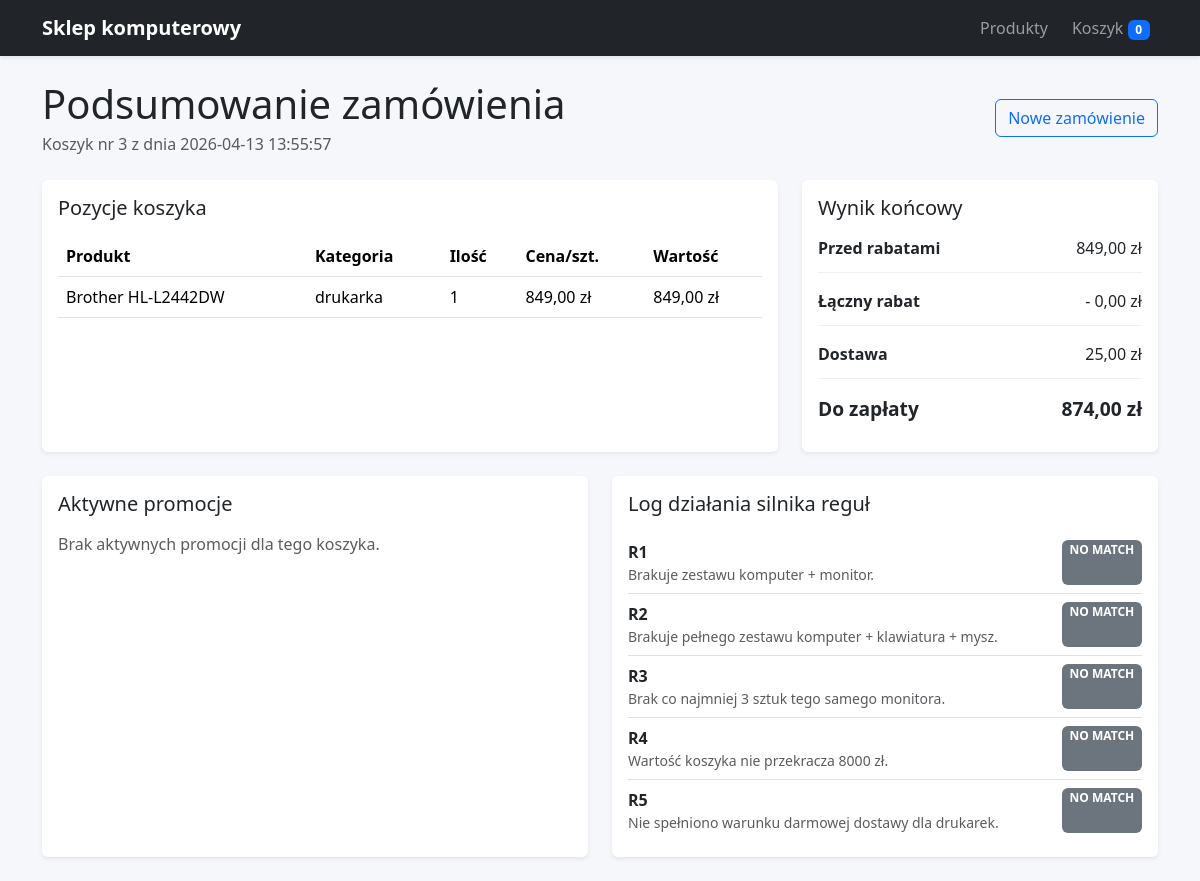
The app's page /summary/3 with its own data.
### app/models.py (models this page shows, shortened)
class Cart(db.Model):
    __tablename__ = "cart"
    id = db.Column(db.Integer, primary_key=True)
    created_at = db.Column(db.DateTime, default=datetime.utcnow, nullable=False)
    total_before = db.Column(db.Numeric(10, 2), nullable=False, default=Decimal("0.00"))
    total_after = db.Column(db.Numeric(10, 2), nullable=False, default=Decimal("0.00"))
    shipping_cost = db.Column(db.Numeric(10, 2), nullable=False, default=Decimal("0.00"))
    total_discount = db.Column(db.Numeric(10, 2), nullable=False, default=Decimal("0.00"))
    items = db.relationship("CartItem", back_populates="cart", cascade="all, delete-orphan")
    promotion_results = db.relationship(
        "PromotionResult", back_populates="cart", cascade="all, delete-orphan"
    )
    rule_logs = db.relationship("RuleLog", back_populates="cart", cascade="all, delete-orphan")

class CartItem(db.Model):
    __tablename__ = "cart_item"
    id = db.Column(db.Integer, primary_key=True)
    cart_id = db.Column(db.Integer, db.ForeignKey("cart.id"), nullable=False)
    product_id = db.Column(db.Integer, db.ForeignKey("product.id"), nullable=False)
    quantity = db.Column(db.Integer, default=1, nullable=False)
    unit_price = db.Column(db.Numeric(10, 2), nullable=False)
    cart = db.relationship("Cart", back_populates="items")
    product = db.relationship("Product")

class Product(db.Model):
    __tablename__ = "product"
    id = db.Column(db.Integer, primary_key=True)
    name = db.Column(db.String(120), nullable=False)
    category = db.Column(db.String(50), nullable=False)
    brand = db.Column(db.String(50))
    price = db.Column(db.Numeric(10, 2), nullable=False)
    active = db.Column(db.Boolean, default=True, nullable=False)

class RuleLog(db.Model):
    __tablename__ = "rule_log"
    id = db.Column(db.Integer, primary_key=True)
    cart_id = db.Column(db.Integer, db.ForeignKey("cart.id"), nullable=False)
    rule_code = db.Column(db.String(20), nullable=False)
    matched = db.Column(db.Boolean, nullable=False, default=False)
    note = db.Column(db.Text, nullable=False)
    cart = db.relationship("Cart", back_populates="rule_logs")

### app/routes.py (the view)
@main_bp.route("/summary/<int:cart_id>")
def summary(cart_id: int):
    cart = Cart.query.get_or_404(cart_id)
    logs = sorted(cart.rule_logs, key=lambda log: (log.rule_code, not log.matched))
    return render_template("summary.html", cart=cart, logs=logs)

### app/__init__.py (called while the page is built)
def register_template_filters(app: Flask) -> None:
    @app.template_filter("money")
    def money_filter(value) -> str:
        amount = Decimal(value or 0).quantize(Decimal("0.01"))
        formatted = f"{amount:,.2f}".replace(",", " ").replace(".", ",")
        return f"{formatted} zł"

### app/routes.py (called while the page is built)
@main_bp.app_context_processor
def inject_cart_summary():
    return {"cart_count": get_cart_count()}

### app/services/cart_service.py (called while the page is built)
def get_raw_cart() -> dict[str, int]:
    return session.get(SESSION_CART_KEY, {})

def get_cart_count() -> int:
    return sum(get_raw_cart().values())

### app/templates/summary.html (shortened to what this page needs)
{% extends 'base.html' %}
{% block content %}
<div class="d-flex justify-content-between align-items-center mb-4 flex-wrap gap-2">
    <div>
        <h1 class="mb-1">Podsumowanie zamówienia</h1>
        <p class="text-muted mb-0">Koszyk nr {{ cart.id }} z dnia {{ cart.created_at.strftime('%Y-%m-%d %H:%M:%S') }}</p>
    </div>
    <a class="btn btn-outline-primary" href="{{ url_for('main.products') }}">Nowe zamówienie</a>
</div>
<div class="row g-4 mb-4">
    <div class="col-lg-8">
        <div class="card border-0 shadow-sm h-100">
            <div class="card-body">
                <h3 class="card-title h5 mb-3">Pozycje koszyka</h3>
                <div class="table-responsive">
                    <table class="table align-middle mb-0">
                        <thead>
                            <tr>
                                <th>Produkt</th>
                                <th>Kategoria</th>
                                <th>Ilość</th>
                                <th>Cena/szt.</th>
                                <th>Wartość</th>
                            </tr>
                        </thead>
                        <tbody>
                            {% for item in cart.items %}
                                <tr>
                                    <td>{{ item.product.name }}</td>
                                    <td>{{ item.product.category }}</td>
                                    <td>{{ item.quantity }}</td>
                                    <td>{{ item.unit_price|money }}</td>
                                    <td>{{ (item.unit_price * item.quantity)|money }}</td>
                                </tr>
                            {% endfor %}
                        </tbody>
                    </table>
                </div>
            </div>
        </div>
    </div>
    <div class="col-lg-4">
        <div class="card border-0 shadow-sm h-100">
            <div class="card-body">
                <h3 class="card-title h5 mb-3">Wynik końcowy</h3>
                <dl class="summary-list mb-0">
                    <div>
                        <dt>Przed rabatami</dt>
                        <dd>{{ cart.total_before|money }}</dd>
                    </div>
                    <div>
                        <dt>Łączny rabat</dt>
                        <dd>- {{ cart.total_discount|money }}</dd>
                    </div>
                    <div>
                        <dt>Dostawa</dt>
                        <dd>{{ cart.shipping_cost|money }}</dd>
                    </div>
                    <div class="summary-total">
                        <dt>Do zapłaty</dt>
                        <dd>{{ cart.total_after|money }}</dd>
                    </div>
                </dl>
            </div>
        </div>
    </div>
</div>
<div class="row g-4">
    <div class="col-lg-6">
        <div class="card border-0 shadow-sm h-100">
            <div class="card-body">
                <h3 class="card-title h5 mb-3">Aktywne promocje</h3>
                {% if cart.promotion_results %}
                    <div class="list-group list-group-flush">
                        {% for promotion in cart.promotion_results %}
                            <div class="list-group-item px-0">
                                <div class="d-flex justify-content-between align-items-start gap-3">
                                    <div>
                                        <div class="fw-semibold">{{ promotion.rule_code }} — {{ promotion.rule_name }}</div>
                                        <div class="text-muted small">{{ promotion.description }}</div>
                                    </div>
                                    <span class="badge text-bg-success">- {{ promotion.discount_value|money }}</span>
                                </div>
                            </div>
                        {% endfor %}
                    </div>
                {% else %}
                    <p class="text-muted mb-0">Brak aktywnych promocji dla tego koszyka.</p>
                {% endif %}
            </div>
        </div>
    </div>
    <div class="col-lg-6">
        <div class="card border-0 shadow-sm h-100">
            <div class="card-body">
                <h3 class="card-title h5 mb-3">Log działania silnika reguł</h3>
                <div class="list-group list-group-flush">
                    {% for log in logs %}
                        <div class="list-group-item px-0">
                            <div class="d-flex justify-content-between gap-3">
                                <div>
                                    <div class="fw-semibold">{{ log.rule_code }}</div>
                                    <div class="text-muted small">{{ log.note }}</div>
                                </div>
                                <span class="badge {{ 'text-bg-success' if log.matched else 'text-bg-secondary' }}">{{ 'PASSED' if log.matched else 'NO MATCH' }}</span>
                            </div>
                        </div>
                    {% endfor %}
                </div>
            </div>
        </div>
    </div>
</div>
{% endblock %}

### app/static/styles.css (style rules this page uses)
body { background: #f5f7fb; }
.summary-list { display: grid; gap: 1rem; }
.summary-list div { display: flex; justify-content: space-between; gap: 1rem; border-bottom: 1px solid #edf0f5; padding-bottom: 0.75rem; }
.summary-list dt, .summary-list dd { margin: 0; }
.summary-total { font-size: 1.2rem; font-weight: 700; border-bottom: 0 !important; }

### records on screen
Cart: id "3", created_at "2026-04-13 13:55:57", total_before "849,00 zł", total_discount "0,00 zł", shipping_cost "25,00 zł", total_after "874,00 zł"
CartItem: product.name "Brother HL-L2442DW", product.category "drukarka", quantity "1", unit_price "849,00 zł", (item.unit_price*item.quantity)|money "849,00 zł"
RuleLog: rule_code "R1", note "Brakuje zestawu komputer + monitor.", matched "NO MATCH"
RuleLog: rule_code "R2", note "Brakuje pełnego zestawu komputer + klawiatura + mysz.", matched "NO MATCH"
RuleLog: rule_code "R3", note "Brak co najmniej 3 sztuk tego samego monitora.", matched "NO MATCH"
RuleLog: rule_code "R4", note "Wartość koszyka nie przekracza 8000 zł.", matched "NO MATCH"
RuleLog: rule_code "R5", note "Nie spełniono warunku darmowej dostawy dla drukarek.", matched "NO MATCH"

### other values on screen
{{ cart_count }} "0"
